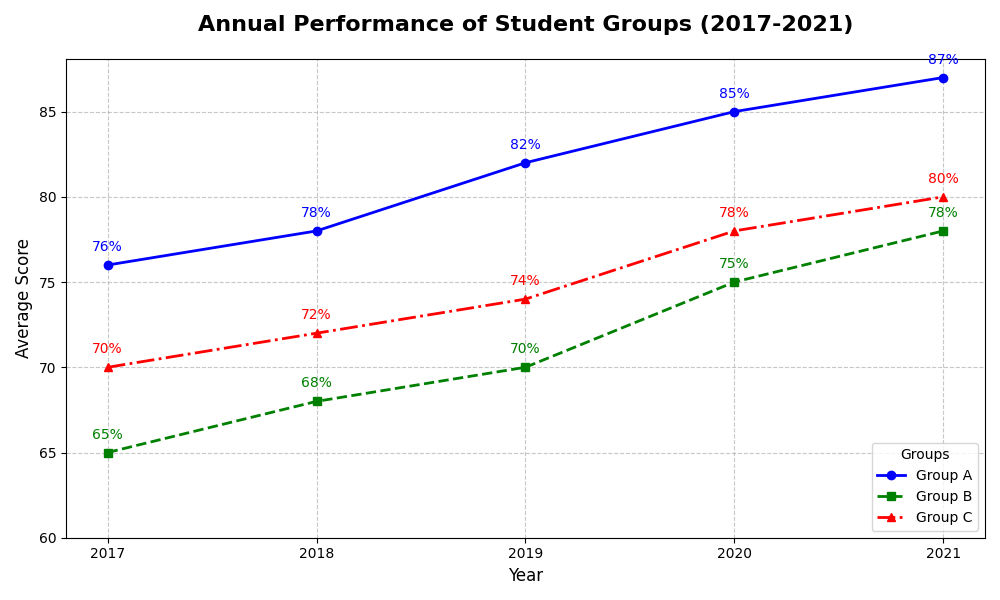

Write the Python code that produced this figure.
import numpy as np
import matplotlib.pyplot as plt

# Title and Backstory:
# The chart is about tracking the performance of three student groups across different years in a particular subject. 
# We're interested in seeing how their average scores have progressed over time.

# Create the data for the three groups over 5 years
years = np.array([2017, 2018, 2019, 2020, 2021])
group_a_scores = np.array([76, 78, 82, 85, 87])
group_b_scores = np.array([65, 68, 70, 75, 78])
group_c_scores = np.array([70, 72, 74, 78, 80])

# Create a figure and axis
fig, ax = plt.subplots(figsize=(10, 6))

# Plot each group's scores
ax.plot(years, group_a_scores, label='Group A', marker='o', linestyle='-', linewidth=2, markersize=6, color='blue')
ax.plot(years, group_b_scores, label='Group B', marker='s', linestyle='--', linewidth=2, markersize=6, color='green')
ax.plot(years, group_c_scores, label='Group C', marker='^', linestyle='-.', linewidth=2, markersize=6, color='red')

# Title and labels
ax.set_title('Annual Performance of Student Groups (2017-2021)', fontsize=16, fontweight='bold', pad=20)
ax.set_xlabel('Year', fontsize=12)
ax.set_ylabel('Average Score', fontsize=12)

# Customize the x and y ticks
ax.set_xticks(years)
ax.set_yticks(np.arange(60, 90, 5))

# Add grid lines
ax.grid(True, linestyle='--', alpha=0.7)

# Add a legend
ax.legend(loc='lower right', title='Groups')

# Annotate specific points
for i in range(len(years)):
    ax.annotate(f'{group_a_scores[i]}%', xy=(years[i], group_a_scores[i]), textcoords="offset points", xytext=(0, 10), ha='center', color='blue')
    ax.annotate(f'{group_b_scores[i]}%', xy=(years[i], group_b_scores[i]), textcoords="offset points", xytext=(0, 10), ha='center', color='green')
    ax.annotate(f'{group_c_scores[i]}%', xy=(years[i], group_c_scores[i]), textcoords="offset points", xytext=(0, 10), ha='center', color='red')

# Automatically adjust layout to prevent overlap
plt.tight_layout()

# Show the plot
plt.show()
